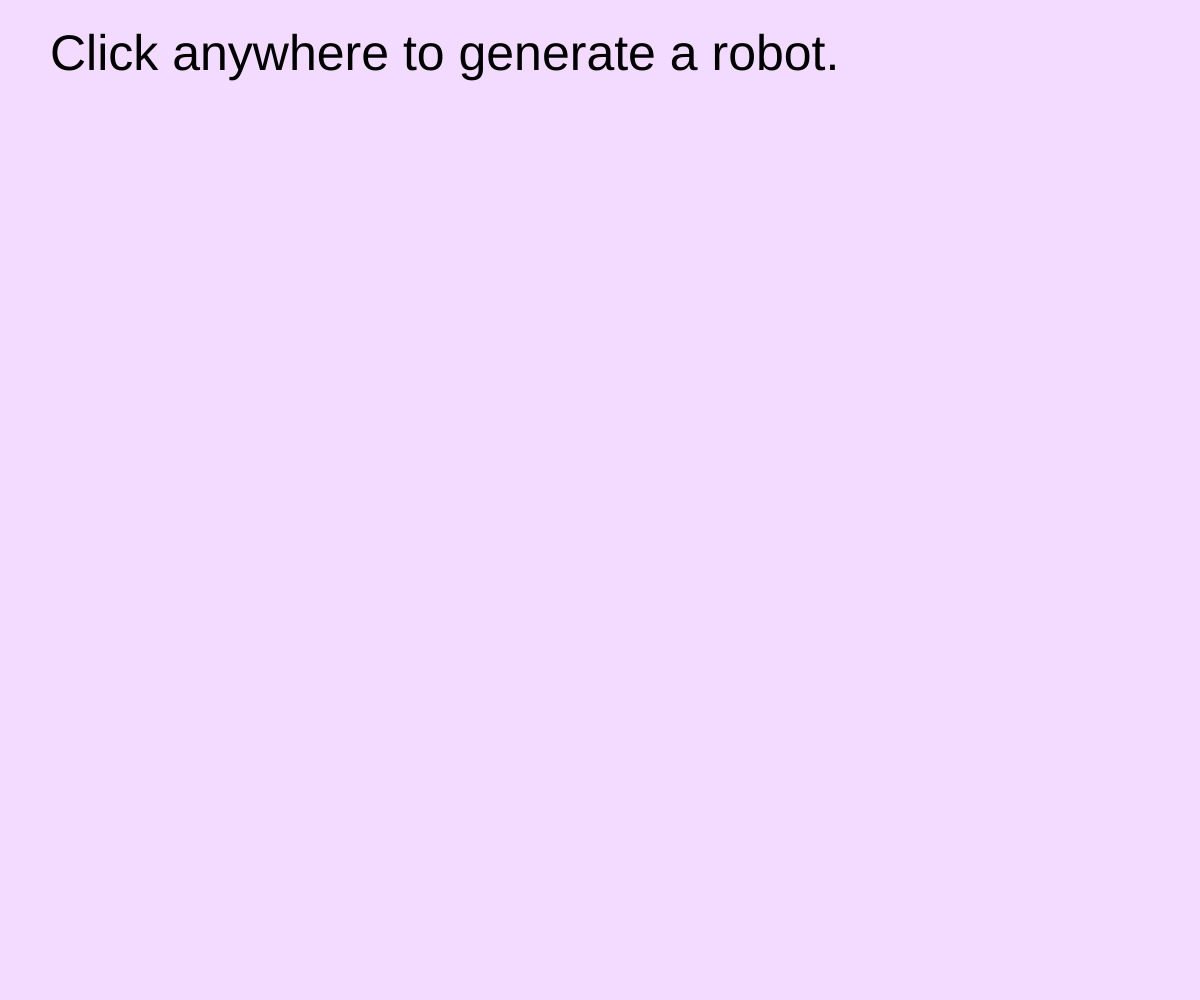
Frame 1 (no input)
Frame 60 (no input): identical to frame 1, image omitted
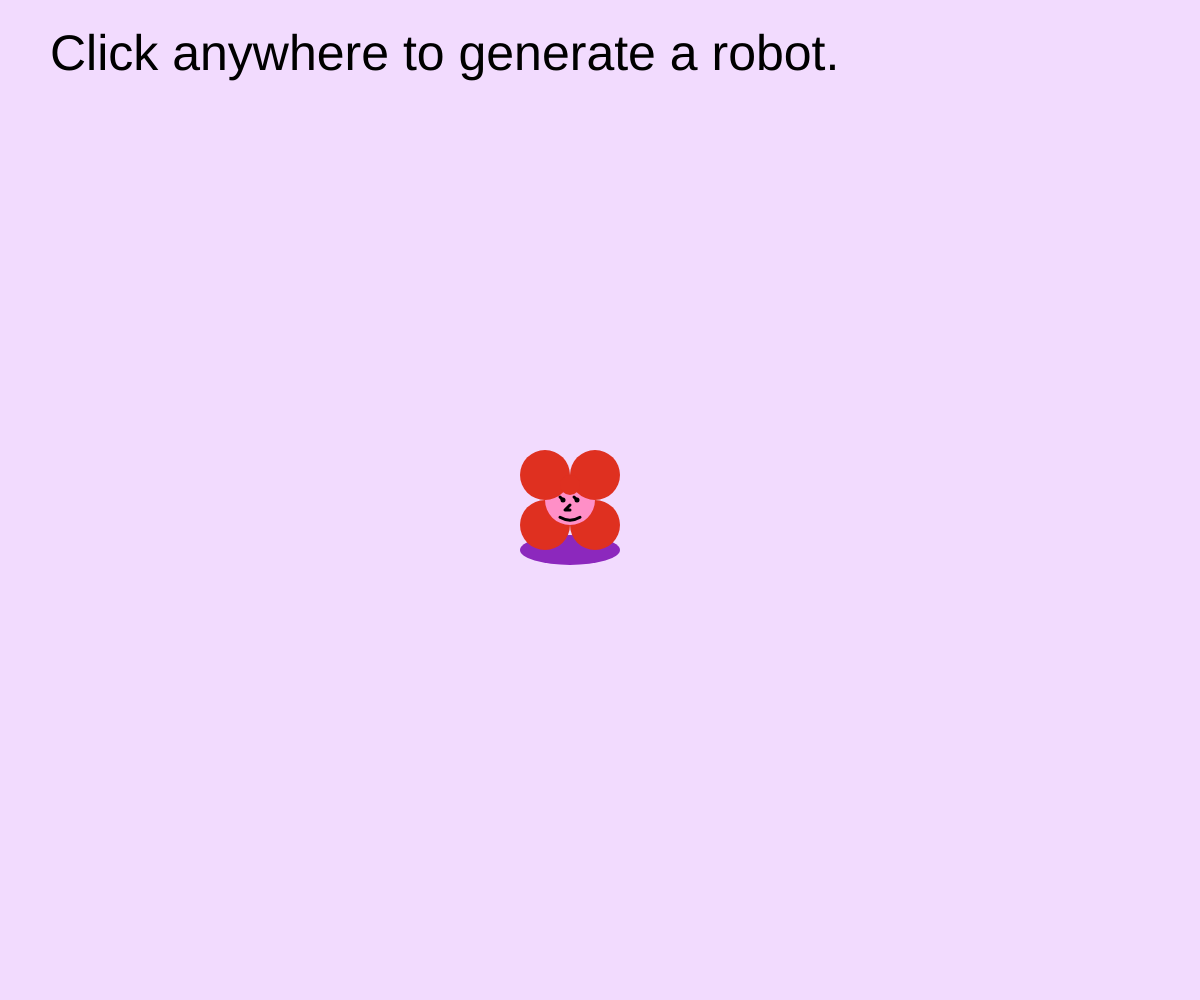
Frame 120 (the mouse pressed at the canvas centre since frame 60)

The p5.js sketch that drew these frames (run headless with seeded random() and noise() and a simulated clock; from frame 60 on, the mouse is pressed at the canvas centre):

// p5.js sketch
// ── sketch.js
let s;

let robots = [];

function setup() {
  createCanvas(windowWidth, windowHeight);
  s = min(width, height) / 100;
  scale(s);
  strokeWeight(1 / s);
  noFill();
  rectMode(CORNERS);
}

function draw() {
  background("#f2dbfeff");

  scale(s);

  for (let i = 0; i < robots.length; i++) {
    robots[i].move(); // animate the robots
    robots[i].getMidY(); // calculate the y coords of visual center/anchor points of the bots
  }

  // I want to illustrate the robots in a way that
  // the smaller the y coord they have, the earlier they are drawn
  // so on more backward layer
  // basically creating a visual depth where higher robots
  // (with smaller midY coord value) would look more behind
  // so I use `Array.sort` here to rearrange the items in the array
  // everytime before drawing
  // I somehow find a line of code from the following webpage and make it work
  // https://developer.mozilla.org/en-US/docs/Web/JavaScript/Reference/Global_Objects/Array/sort#sorting_array_of_objects
  robots.sort((a, b) => a.midY - b.midY);

  // the two for loops below draw all the shadows before illustrate all the robots
  // I did this so that all the shadows appear "on the ground"
  // (none of the shadows will overlap other robots even if they are right behind)
  // below draws the shadows below each robot first
  for (let i = 0; i < robots.length; i++) {
    robots[i].drawShadow();
  }
  // below draws the bodies and then the expressions for each robot here
  for (let i = 0; i < robots.length; i++) {
    robots[i].display();
  }

  push();
  fill(0);
  textSize(5);
  text("Click anywhere to generate a robot.", 5, 7);
  pop();
}

// when mouse is pressed,
// if the cursor hovers over any robot, the robot will be deleted using Array.splice()
// if the cursor does not hover over any robot,
// all the random class parameters will be assigned a random value
// a new robot object will be created and push to the `robots` array
function mousePressed() {
  let amIHovering = false;

  // when loop through the array and removing items
  // I found the forward iteration sometimes misses when clicking at two robots at the same time
  // from the link below, I realized that I should do the operation backwards
  // so no item will be skipped when the array updates after one splice()
  // https://www.w3docs.com/snippets/javascript/how-to-loop-through-array-and-remove-items-without-breaking-the-for-loop.html?utm_source=chatgpt.com
  for (let i = robots.length - 1; i >= 0; i--) {
    if (robots[i].hovering == true) {
      robots.splice(i, 1);
      amIHovering = true;
    }
  }

  if (amIHovering == false) {
    // using random() and mini arrays to assign types, etc.
    let randomType = random(["a", "b", "c", "d"]);
    let randomFacing = random(["left", "right"]);
    let randomEyes = random(["points", "dashes", "lashes"]);
    let randomMouth = random(["smile", "neutral"]);

    // when coloring the robots, I want each skin color
    // to have a corresponding accent color
    // therefore I use JavaScript object literal `{key: value}` (from office hours)
    // to set up color pairs
    let colorPairs = [
      {
        tone: "#FFD400",
        accent: "#FF8C1A",
      },
      {
        tone: "#CCF20D",
        accent: "#0DA540",
      },
      {
        tone: "#47EBEB",
        accent: "#2060DF",
      },
      {
        tone: "#ff8fc7ff",
        accent: "#DF3020",
      },
    ];

    let r = floor(random(colorPairs.length));

    // create a new robot object (at mouse position)
    let tempRobot = new Robot(
      mouseX,
      mouseY,
      randomFacing,
      colorPairs[r].tone,
      colorPairs[r].accent,
      randomType,
      randomEyes,
      randomMouth
    );
    // add the new robot to the `robots` array
    robots.push(tempRobot);
  }
}

class Robot {
  constructor(x, y, facing, render, shade, type, eyes, mouth) {
    // coords mainly used in translate()
    this.x = x;
    this.y = y;

    this.facing = facing; // determines the direction of the nose and movement for each robot

    this.render = render; // robot main/face color
    this.shade = shade; // robot accent/shade color

    this.type = type; // body shapes/compositions

    this.eyes = eyes; // eye shapes
    this.mouth = mouth; // mouth shapes

    this.shadow = "#4F136C"; // shadow color
    this.speed = 0.5;
    this.midY; // will calculate and store the y coords of visual center/anchor points of the robots
    this.hovering = false; // default
  }

  // the method below will calculate the y coords of visual center/anchor points of the robots
  // and store in this.midY
  // since the face circle of type "a" robots are at top,
  // and the type "b" robots are shorter,
  // their `this.midY` are corrected
  getMidY() {
    if (this.type === "a") {
      this.midY = this.y + 2.5 * s;
    } else if (this.type === "b") {
      this.midY = this.y - 0.25 * s;
    } else {
      this.midY = this.y;
    }
  }

  move() {
    // the direction of the robot movement is determined by `facing`
    // (`facing` also determines the direction of the nose)
    // robots move horizontally, left or right
    // when hitting the edge
    // robots will appear again on the other edge and loop movement
    // (wonder if there is a function specifically for wrapped movement)
    if (this.facing === "right") {
      this.x = (this.x + this.speed) % width;
    } else if (this.facing === "left") {
      this.x = (this.x - this.speed + width) % width;
    }
  }

  // below draws a shadow below each body of the robots
  drawShadow() {
    push();
    translate(this.x / s, this.y / s);
    scale(0.1);

    // since the face circle of type "a" robots are at top,
    // and the type "b" robots are shorter,
    // their "translate()" values are different
    // when drawing the shadow circles
    if (this.type == "a") {
      push();
      translate(0, 75);
      noStroke();
      fill(this.shadow);
      ellipse(0, 0, 100, 30);
      pop();
    } else if (this.type == "b") {
      push();
      translate(0, 45);
      noStroke();
      fill(this.shadow);
      ellipse(0, 0, 100, 30);
      pop();
    } else {
      push();
      translate(0, 50);
      noStroke();
      fill(this.shadow);
      ellipse(0, 0, 100, 30);
      pop();
    }

    pop();
  }

  // below draws the body of the robots
  // where center of the face circles is the mouse position when clicked
  // depending on `randomType` => `this.type`
  drawBody() {
    if (this.type == "a") {
      push();
      translate(0, 25);
      noStroke();
      // bottom circle
      fill(this.render);
      circle(0, 25, 50);
      // middle circles (body and arms)
      fill(this.shade);
      circle(-25, 0, 50);
      circle(0, 0, 50);
      circle(25, 0, 50);
      // face circle
      fill(this.render);
      circle(0, -25, 50);
      pop();
    } else if (this.type == "b") {
      push();
      noStroke();
      // bottom circles
      fill(this.shade);
      circle(-25, 20, 50);
      circle(25, 20, 50);
      // face circle
      fill(this.render);
      circle(0, 0, 50);
      // top (hair) circles
      fill(this.shade);
      circle(-15, -25, 50);
      circle(15, -25, 50);
      pop();
    } else if (this.type == "c") {
      push();
      noStroke();
      // bottom circles
      fill(this.shade);
      circle(-25, 25, 50);
      circle(25, 25, 50);
      // face circle
      fill(this.render);
      circle(0, 0, 50);
      // top (hair) circles
      fill(this.shade);
      circle(-25, -25, 50);
      circle(25, -25, 50);
      circle(0, -15, 20);
      pop();
    } else if (this.type == "d") {
      push();
      noStroke();
      // middle non-head circles
      fill(this.shade);
      circle(-25, 0, 50);
      circle(25, 0, 50);
      // top and bottom darker circles
      fill(this.render);
      circle(25, -25, 50);
      circle(-25, 25, 50);
      // top and bottom lighter circles
      fill(this.shade);
      circle(0, -25, 50);
      circle(0, 25, 50);
      circle(-25, -25, 50);
      circle(25, 25, 50);
      // face circle
      fill(this.render);
      circle(0, 0, 50);
      pop();
    }
  }

  // below draws the expression of the robots
  // over the the face circles
  // (the eyes are at the middle level of the face circles)
  // using `point()`, `line()`,
  // `arc()`, `beginShape()` and `endShape()` with `noFill()`
  // so they are mainly controlled by `stroke()` and `strokeWeight()`
  // different from the body circles
  drawExpression() {
    push();

    // below is the drawing testing guide
    // which draws the circle at the face circle
    // circle(0, 0, 50);

    // I do not want the nose corners to be sharp
    // so below I use `strokeJoin(ROUND)`
    // from https://p5js.org/reference/p5/strokeJoin/
    strokeJoin(ROUND);

    // below draws the eyes of the robot
    // depending on `randomEyes` => `this.eyes`
    if (this.eyes === "points") {
      // ver 1
      strokeWeight(5);
      point(-7, 0);
      point(7, 0);
    } else if (this.eyes === "dashes") {
      // ver 2
      strokeWeight(3);
      line(-10, 0, -7, 0);
      line(7, 0, 10, 0);
    } else if (this.eyes === "lashes") {
      // ver 3
      strokeWeight(5);
      point(-7, 0);
      point(7, 0);
      strokeWeight(3);
      line(-10, -3, -7, 0);
      line(4, -3, 7, 0);
    }

    // below draws the mouth of the robot
    // depending on `randomMouth` => `this.mouth`
    if (this.mouth === "smile") {
      // ver 1
      strokeWeight(3);
      noFill();
      arc(0, 0, 40, 40, PI / 3, (2 * PI) / 3, OPEN);
    } else if (this.mouth === "neutral") {
      // ver 2
      strokeWeight(3);
      noFill();
      line(-10, 18, 10, 18);
    }

    // below draws the nose of the robot
    // depending on `randomFacing` => `this.facing`
    if (this.facing === "right") {
      beginShape();
      vertex(0, 5);
      vertex(5, 10);
      vertex(0, 10);
      endShape();
    } else if (this.facing === "left") {
      beginShape();
      vertex(0, 5);
      vertex(-5, 10);
      vertex(0, 10);
      endShape();
    }

    pop();
  }

  display() {
    // hovering over a robot will change its shadow color
    // (the change is set to be not very drastic right now)
    if (dist(mouseX, mouseY, this.x, this.midY) < 7 * s) {
      this.hovering = true;
      this.shadow = "#8C28BD";
    } else {
      this.hovering = false;
      this.shadow = "#4F136C";
    }

    push();
    translate(this.x / s, this.y / s);
    scale(0.1);
    this.drawBody();
    this.drawExpression();
    pop();

    // visualize the anchor points for testing
    // https://p5js.org/reference/p5/if/#:~:text=if%20(keyIsPressed%20%3D%3D%3D%20true%20%26%26%20key%20%3D%3D%3D%20%27p%27)%20%7B%0A%20%20text(%27You%20pressed%20the%20%22p%22%20key!%27%2C%2050%2C%2050)%3B%0A%7D
    if (keyIsPressed === true && key === "a") {
      push();
      stroke("white");
      strokeWeight(2);
      point(this.x / s, this.midY / s);
      pop();
    }
  }
}
